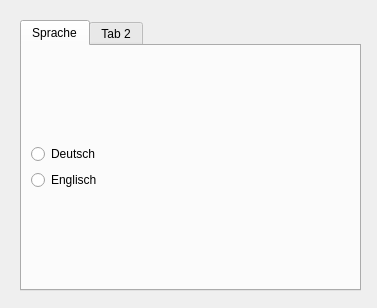
<?xml version="1.0" encoding="UTF-8"?>
<ui version="4.0">
 <class>SpracheDialog</class>
 <widget class="QDialog" name="SpracheDialog">
  <property name="geometry">
   <rect>
    <x>0</x>
    <y>0</y>
    <width>377</width>
    <height>308</height>
   </rect>
  </property>
  <property name="windowTitle">
   <string>Dialog</string>
  </property>
  <widget class="QTabWidget" name="tabWidget">
   <property name="geometry">
    <rect>
     <x>20</x>
     <y>20</y>
     <width>341</width>
     <height>271</height>
    </rect>
   </property>
   <property name="currentIndex">
    <number>0</number>
   </property>
   <widget class="QWidget" name="tab">
    <attribute name="title">
     <string>Sprache</string>
    </attribute>
    <layout class="QGridLayout" name="gridLayout_2">
     <item row="0" column="0">
      <layout class="QGridLayout" name="gridLayout">
       <item row="0" column="0">
        <widget class="QRadioButton" name="rdGerman">
         <property name="text">
          <string>Deutsch</string>
         </property>
        </widget>
       </item>
       <item row="1" column="0">
        <widget class="QRadioButton" name="rdEnglish">
         <property name="text">
          <string>Englisch</string>
         </property>
        </widget>
       </item>
      </layout>
     </item>
    </layout>
   </widget>
   <widget class="QWidget" name="tab_2">
    <attribute name="title">
     <string>Tab 2</string>
    </attribute>
   </widget>
  </widget>
 </widget>
 <resources/>
 <connections/>
</ui>
